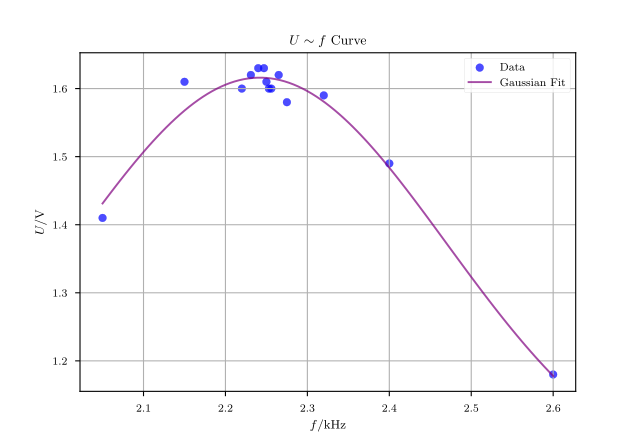

Source code (Python):
import numpy as np
import matplotlib.pyplot as plt
from sklearn.linear_model import LinearRegression
import matplotlib
from scipy.optimize import curve_fit

plt.rcParams.update({
    "text.usetex": True,
    "font.family": "CMU Serif",
})
matplotlib.rcParams['mathtext.fontset'] = 'stix'
plt.style.use('seaborn-v0_8-paper')

y_list = [1.41, 1.61, 1.60, 1.62, 1.63, 1.63, 1.61, 
          1.60, 1.60, 1.62, 1.58, 1.59, 1.49, 1.18]

x_list = [
    2.050, 2.150, 2.220, 2.231, 2.240,
    2.247, 2.250, 2.253, 2.256, 2.265,
    2.275, 2.320, 2.400, 2.600
]


# Data
y = np.array(y_list)
x = np.array(x_list).reshape(-1, 1)

# Define arccos function
def gaussian(x, a, b, c, d):
    return a * np.exp(-((x - b) ** 2) / (2 * c ** 2)) + d

# Fit the data using curve_fit
popt, pcov = curve_fit(gaussian, x.flatten(), y)

# Plot the original data
plt.scatter(x, y, label='Data', color='blue', alpha=0.7)

# Plot the fitted curve
x_fit = np.linspace(min(x), max(x), 100)
y_fit = gaussian(x_fit, *popt)
plt.plot(x_fit, y_fit, label='Gaussian Fit', color='purple', alpha=0.7)

# Add labels and legend
plt.ylabel('$U/\mathrm{V}$')
plt.xlabel('$f/\mathrm{kHz}$')
plt.legend()
plt.title('$U \sim f$ Curve')
plt.grid(True)
# Show plot
plt.savefig('plot4.pdf')
